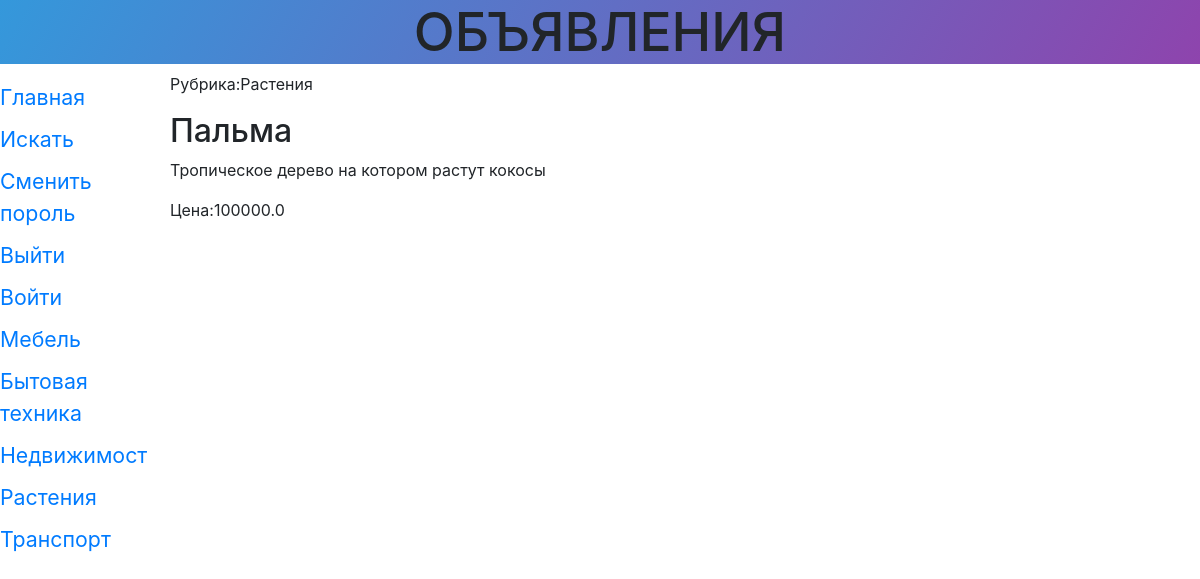
Page /storys/detail/31/ on the committed database.
### storys/models.py (models this page shows, shortened)
class Rubric(models.Model):
	name = models.CharField(max_length=20, db_index=True, verbose_name = 'Название')
	order = models.SmallIntegerField(default = 0, db_index=True)
	class Meta():
		verbose_name_plural = 'Рубрики'
		verbose_name = 'Рубрика'
		ordering = ['order','name']

class Story(models.Model):
	title = models.CharField(max_length=50, verbose_name='Товар')
	content = models.TextField(null = True, blank=True, verbose_name='Описание')
	price = models.FloatField(null = True, blank=True, verbose_name='Цена')
	published = models.DateTimeField(auto_now_add=True, db_index=True, verbose_name='Опубликовано')
	rubric = models.ForeignKey('Rubric', null=True, on_delete = models.PROTECT,verbose_name = 'Рубрика',
		related_name='entries', related_query_name='entry')
	class Meta():
		verbose_name_plural = 'Объявления'
		verbose_name = 'Объявление'
		ordering = ['-published']

### storys/views.py (the view)
# urls.py: path('detail/<int:pk>/', StoryDetailView.as_view(), name = 'detail'),
class StoryDetailView(DetailView):
	model = Story
	def get_context_data(self, *args,**kwargs):
		context=super().get_context_data(*args,**kwargs)
		context['rubrics']=Rubric.objects.all()
		return context

### storys/templates/storys/story_detail.html (shortened to what this page needs)
{% extends 'layout/basic.html'%}
{%block content%}
<p>Рубрика:{{story.rubric.name}}</p>
<h2>{{story.title}}</h2>
<p>{{story.content}}</p>
<p>Цена:{{story.price}}</p>
{% endblock %}

### storys/templates/layout/basic.html (shortened to what this page needs)
{%load static%}
<!DOCTYPE html>
<html lang="ru-RU">
<head>
	<link rel="stylesheet" href="https://stackpath.bootstrapcdn.com/bootstrap/4.3.1/css/bootstrap.min.css">
	<link rel="stylesheet" type="text/css" href="{% static 'storys/style.css'%}">
</head>
<body>
	<header>
		<h1>Объявления</h1>
	</header>
	<nav>
		<a href="{% url 'index'%}">Главная</a>
		<a href="{% url 'search'%}">Искать</a>
		<a href="{% url 'password_change'%}">Сменить пороль</a>
		<a href="{% url 'logout'%}">Выйти</a>
		{% if user.is_authenticated %}
		{%else%}
		<a href="{% url 'login'%}">Войти</a>
		{%endif%}
		{% for rubric in rubrics%}
		<a href="{% url 'by_rubric' rubric.pk %}">
		{{rubric.name}}</a>
		{%endfor%}
	</nav>
	<section>
		{%block content%}
		{%endblock%}
	</section>
</body>
</html>

### storys/static/storys/style.css (style rules this page uses)
header h1 { background-image: linear-gradient(120deg,#3498db,#8e44ad); font-size: 40pt; text-transform: uppercase; text-align: center; }
nav { font-size: 16pt; width: 150px; float: left; }
nav a { display: block; margin: 10px 0px; }
section { margin-left: 170px; }

### rows in the picture
Rubric: name "Мебель"
Rubric: name "Бытовая техника"
Rubric: name "Недвижимост"
Rubric: name "Растения"
Rubric: name "Транспорт"
Story: rubric.name "Растения", title "Пальма", content "Тропическое дерево на котором растут кокосы", price "100000.0"
